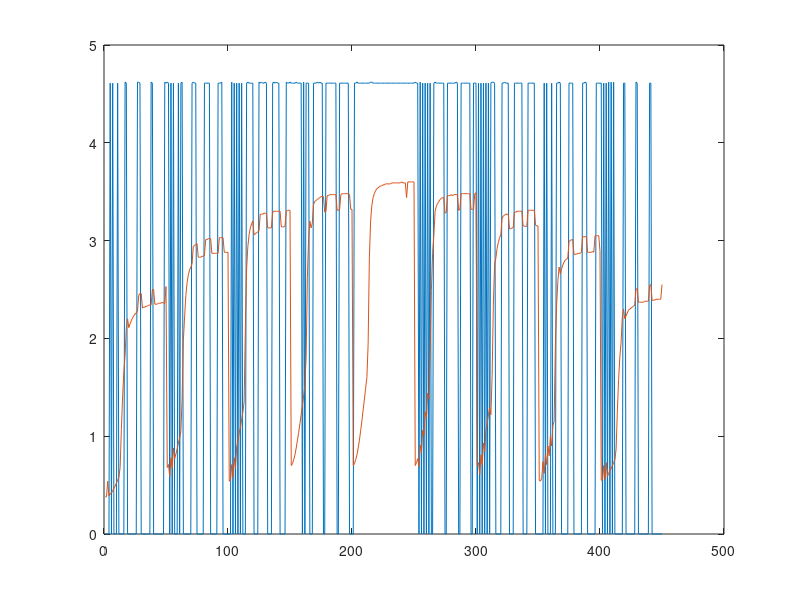

This chart was generated by the following MATLAB code:
clear all;

v_in =[0.00
0.00
0.00
0.00
4.61
0.00
4.61
0.00
0.00
0.00
4.61
0.00
0.00
0.00
0.00
0.00
4.62
4.61
0.00
0.00
0.00
0.00
0.00
0.00
0.00
0.00
4.62
4.62
4.61
0.00
0.00
0.00
0.00
0.00
0.00
0.00
0.00
4.62
4.61
0.00
0.00
0.00
0.00
0.00
0.00
0.00
0.00
0.00
4.62
4.61
4.62
4.61
0.00
4.61
0.00
4.61
0.00
0.00
0.00
4.61
0.00
4.61
4.62
0.00
0.00
0.00
0.00
0.00
0.00
0.00
4.61
4.62
4.61
4.61
0.00
0.00
0.00
0.00
0.00
0.00
4.61
4.61
4.61
4.61
4.61
0.00
0.00
0.00
0.00
0.00
0.00
4.61
4.61
4.61
4.62
0.00
0.00
0.00
0.00
0.00
0.00
0.00
4.62
0.00
4.61
0.00
4.61
0.00
4.61
0.00
4.61
0.00
0.00
0.00
4.61
4.62
4.61
4.61
4.61
4.61
0.00
0.00
0.00
0.00
4.62
4.61
4.62
4.61
4.61
4.62
4.61
0.00
0.00
0.00
0.00
4.61
4.62
4.61
4.62
4.61
4.61
0.00
0.00
0.00
0.00
0.00
4.62
4.61
4.61
4.62
4.61
4.61
4.61
4.61
4.62
4.61
4.61
4.61
4.61
0.00
4.62
0.00
4.61
4.61
4.61
0.00
0.00
0.00
4.61
4.61
4.61
4.62
4.61
4.62
4.61
4.61
0.00
0.00
4.61
4.61
4.61
4.61
4.61
4.61
4.61
4.61
4.61
0.00
0.00
4.61
4.61
4.61
4.61
4.61
4.61
4.61
4.61
0.00
0.00
0.00
0.00
4.61
4.61
4.62
4.61
4.61
4.61
4.61
4.61
4.61
4.61
4.61
4.61
4.61
4.62
4.62
4.61
4.61
4.61
4.61
4.61
4.61
4.61
4.61
4.61
4.61
4.61
4.61
4.61
4.61
4.61
4.61
4.61
4.61
4.61
4.61
4.61
4.61
4.61
4.61
4.61
4.61
4.61
4.61
4.61
4.61
4.61
4.61
4.61
4.61
4.62
4.61
4.61
0.00
4.62
0.00
4.61
0.00
4.61
0.00
4.61
0.00
4.61
0.00
0.00
4.61
4.62
4.61
4.61
4.61
4.61
4.61
4.61
4.61
0.00
0.00
4.61
4.61
4.61
4.61
4.61
4.61
4.61
4.62
4.61
0.00
0.00
4.61
4.61
4.61
4.61
4.61
4.61
4.61
4.61
0.00
0.00
4.61
4.61
4.61
0.00
4.61
0.00
4.61
0.00
4.61
0.00
4.61
0.00
4.61
0.00
4.61
4.62
4.62
4.61
0.00
0.00
0.00
0.00
0.00
4.61
4.61
4.62
4.61
4.61
4.61
0.00
0.00
0.00
0.00
4.61
4.61
4.61
4.61
4.61
4.61
4.61
0.00
0.00
0.00
0.00
4.61
4.61
4.61
4.61
4.61
4.61
0.00
0.00
0.00
0.00
0.00
0.00
0.00
4.61
0.00
4.61
0.00
0.00
0.00
4.61
0.00
0.00
0.00
4.61
4.61
4.62
4.61
0.00
0.00
0.00
0.00
0.00
0.00
4.61
4.61
4.61
4.61
0.00
0.00
0.00
0.00
0.00
0.00
0.00
4.61
4.61
4.62
4.61
0.00
0.00
0.00
0.00
0.00
0.00
0.00
4.61
4.61
4.61
4.61
4.61
0.00
4.61
0.00
4.61
0.00
4.62
0.00
4.62
0.00
4.62
0.00
0.00
0.00
0.00
0.00
0.00
0.00
4.61
4.61
0.00
0.00
0.00
0.00
0.00
0.00
0.00
0.00
4.62
4.61
0.00
0.00
0.00
0.00
0.00
0.00
0.00
0.00
0.00
4.61
4.61
0.00
0.00
0.00
0.00
0.00
0.00
0.00
0.00
0.00
];



v = [0.38
0.38
0.54
0.39
0.41
0.42
0.44
0.47
0.49
0.52
0.55
0.58
0.68
1.07
1.40
1.66
1.83
2.11
2.20
2.11
2.15
2.18
2.21
2.23
2.25
2.26
2.28
2.44
2.46
2.46
2.31
2.32
2.32
2.33
2.33
2.34
2.34
2.34
2.50
2.50
2.35
2.35
2.35
2.36
2.36
2.36
2.37
2.36
2.36
2.53
0.68
0.71
0.59
0.78
0.68
0.88
0.77
0.82
0.87
0.93
0.98
1.05
1.39
1.98
2.22
2.44
2.57
2.65
2.70
2.73
2.76
2.94
2.95
2.96
2.97
2.83
2.83
2.83
2.84
2.84
2.85
3.01
3.01
3.02
3.02
3.02
2.87
2.87
2.87
2.87
2.87
2.87
3.03
3.03
3.03
3.03
2.88
2.88
2.88
2.88
0.54
0.55
0.71
0.58
0.78
0.67
0.89
0.95
1.03
1.09
1.17
1.25
1.35
2.11
2.71
2.94
3.06
3.13
3.17
3.20
3.06
3.07
3.08
3.09
3.10
3.27
3.27
3.27
3.28
3.28
3.28
3.13
3.13
3.13
3.13
3.29
3.30
3.30
3.30
3.30
3.30
3.30
3.14
3.14
3.14
3.15
3.30
3.31
3.31
3.31
0.70
0.72
0.76
0.81
0.88
0.96
1.04
1.13
1.22
1.32
1.41
1.52
1.81
2.62
3.02
3.20
3.13
3.18
3.37
3.40
3.41
3.42
3.43
3.44
3.45
3.45
3.45
3.29
3.30
3.46
3.46
3.47
3.47
3.47
3.47
3.47
3.47
3.31
3.31
3.32
3.47
3.48
3.48
3.48
3.48
3.48
3.48
3.47
3.32
3.32
0.70
0.72
0.76
0.81
0.88
0.96
1.06
1.16
1.27
1.38
1.49
1.60
1.94
2.82
3.20
3.36
3.44
3.48
3.51
3.53
3.54
3.55
3.56
3.56
3.57
3.57
3.58
3.58
3.58
3.58
3.58
3.59
3.59
3.59
3.59
3.59
3.59
3.59
3.59
3.60
3.59
3.59
3.59
3.44
3.60
3.60
3.60
3.60
3.60
3.60
0.70
0.73
0.77
0.69
0.91
0.83
1.06
1.01
1.25
1.19
1.44
1.38
1.85
2.49
2.87
3.05
3.30
3.35
3.38
3.40
3.42
3.43
3.44
3.44
3.28
3.29
3.46
3.46
3.46
3.47
3.46
3.47
3.47
3.47
3.47
3.31
3.32
3.48
3.48
3.48
3.48
3.48
3.48
3.48
3.48
3.32
3.32
3.32
3.48
3.49
0.70
0.73
0.61
0.81
0.71
0.93
0.84
1.06
1.13
1.22
1.29
1.22
1.62
2.35
2.76
2.82
2.92
2.98
3.03
3.06
3.23
3.25
3.26
3.27
3.27
3.27
3.12
3.12
3.13
3.13
3.29
3.29
3.30
3.30
3.30
3.30
3.30
3.15
3.15
3.14
3.15
3.31
3.31
3.31
3.31
3.31
3.31
3.16
3.15
3.15
0.55
0.54
0.57
0.74
0.62
0.81
0.71
0.90
0.80
1.00
0.90
1.11
1.15
1.92
2.34
2.58
2.73
2.66
2.71
2.75
2.78
2.80
2.81
2.82
2.99
3.00
3.01
3.01
2.86
2.86
2.86
2.87
2.87
2.87
2.88
3.04
3.04
3.04
3.04
2.88
2.88
2.88
2.88
2.89
2.88
3.05
3.05
3.05
3.05
2.89
0.55
0.55
0.70
0.56
0.73
0.59
0.62
0.65
0.67
0.70
0.73
0.76
0.87
1.26
1.58
1.81
1.96
2.22
2.30
2.20
2.23
2.26
2.29
2.30
2.31
2.32
2.33
2.34
2.50
2.51
2.37
2.37
2.37
2.37
2.37
2.38
2.38
2.38
2.38
2.54
2.55
2.39
2.39
2.39
2.40
2.40
2.40
2.40
2.40
2.55
];


for i=1:1:450
   x(i) = i; 
end
plot(x,v_in);
hold on;
plot(x,v);
